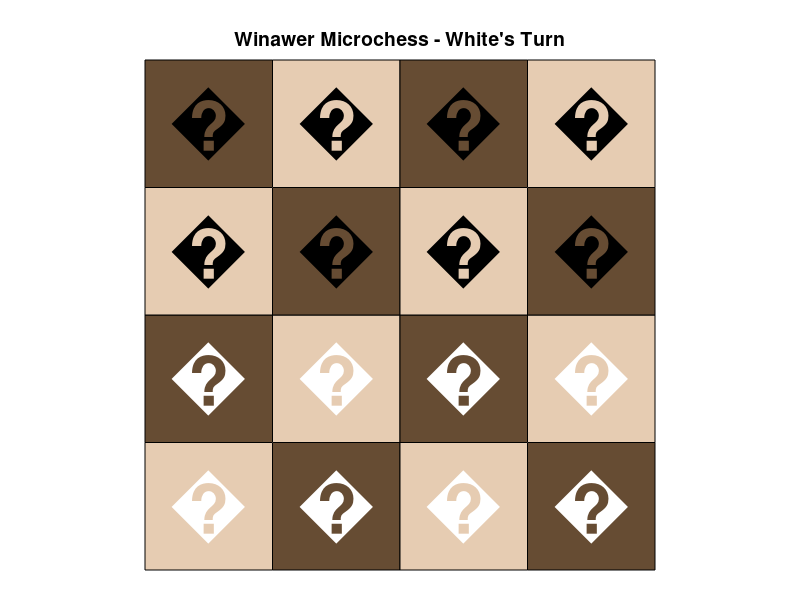

Here is the MATLAB script that generated this plot:
function winawer_microchess()
    % Winawer Microchess
    % A 4x4 chess variant
    
    % Initialize board
    % 1=Pawn, 2=Bishop, 3=Rook, 4=King, 5=Queen (for promotion)
    % Positive = White, Negative = Black
    board = zeros(4, 4);
    board(1, :) = [ 4,  2,  2,  3]; % White: King, Bishop, Bishop, Rook
    board(2, :) = [ 1,  1,  1,  1]; % White: Pawns
    board(3, :) = [-1, -1, -1, -1]; % Black: Pawns
    board(4, :) = [-4, -2, -2, -3]; % Black: King, Bishop, Bishop, Rook
    
    selected_sq = [];
    game_over = false;
    
    % Create GUI
    f = figure('Name', 'Winawer Microchess', 'NumberTitle', 'off', ...
               'MenuBar', 'none', 'ToolBar', 'none', 'Color', [0.9 0.9 0.9], ...
               'WindowButtonDownFcn', @on_click, 'Position', [300, 300, 500, 500]);
    ax = axes('Parent', f, 'Position', [0.05 0.05 0.9 0.85]);
    hold(ax, 'on');
    axis(ax, 'equal');
    axis(ax, [0.5 4.5 0.5 4.5]);
    set(ax, 'XTick', [], 'YTick', [], 'XColor', 'none', 'YColor', 'none');
    title(ax, 'Winawer Microchess - White''s Turn', 'FontSize', 14, 'FontWeight', 'bold');
    
    draw_board();
    
    % --- Callback for Mouse Clicks ---
    function on_click(~, ~)
        if game_over, return; end
        
        pt = get(ax, 'CurrentPoint');
        col = round(pt(1, 1));
        row = round(pt(1, 2));
        
        % Ensure click is within board
        if row < 1 || row > 4 || col < 1 || col > 4
            return;
        end
        
        if isempty(selected_sq)
            % Select a piece
            if sign(board(row, col)) == 1 % White piece
                selected_sq = [row, col];
                draw_board();
            end
        else
            % Attempt to move or change selection
            if sign(board(row, col)) == 1
                % Changed mind, selected a different white piece
                selected_sq = [row, col];
                draw_board();
            else
                % Try to move to the destination
                moves = get_legal_moves(board, 1);
                move_idx = find(moves(:,1)==selected_sq(1) & moves(:,2)==selected_sq(2) & ...
                                moves(:,3)==row & moves(:,4)==col, 1);
                            
                if ~isempty(move_idx)
                    % Apply valid move
                    board(row, col) = board(selected_sq(1), selected_sq(2));
                    board(selected_sq(1), selected_sq(2)) = 0;
                    
                    % Auto-promote to Queen
                    if board(row, col) == 1 && row == 4
                        board(row, col) = 5; 
                    end
                    
                    selected_sq = [];
                    draw_board();
                    
                    % Computer's Turn
                    pause(0.2); % Slight pause for realism
                    computer_move();
                else
                    % Invalid move, deselect
                    selected_sq = [];
                    draw_board();
                end
            end
        end
    end

    % --- Computer AI (Random Legal Move) ---
    function computer_move()
        moves = get_legal_moves(board, -1);
        
        if isempty(moves)
            if is_check(board, -1)
                title(ax, 'Checkmate! White Wins!', 'Color', 'b', 'FontSize', 14);
            else
                title(ax, 'Stalemate! Draw!', 'Color', 'k', 'FontSize', 14);
            end
            game_over = true;
            return;
        end
        
        % Pick a random move
        idx = randi(size(moves, 1));
        r1 = moves(idx, 1); c1 = moves(idx, 2);
        r2 = moves(idx, 3); c2 = moves(idx, 4);
        
        % Apply
        board(r2, c2) = board(r1, c1);
        board(r1, c1) = 0;
        
        % Auto-promote to Queen
        if board(r2, c2) == -1 && r2 == 1
            board(r2, c2) = -5;
        end
        
        draw_board();
        
        % Check if White is mated
        w_moves = get_legal_moves(board, 1);
        if isempty(w_moves)
            if is_check(board, 1)
                title(ax, 'Checkmate! Black Wins!', 'Color', 'r', 'FontSize', 14);
            else
                title(ax, 'Stalemate! Draw!', 'Color', 'k', 'FontSize', 14);
            end
            game_over = true;
        else
            if is_check(board, 1)
                title(ax, 'Check! White''s Turn', 'Color', 'r', 'FontSize', 14);
            else
                title(ax, 'White''s Turn', 'Color', 'k', 'FontSize', 14);
            end
        end
    end

    % --- Board Drawing ---
    function draw_board()
        cla(ax);
        light_col = [0.9 0.8 0.7];
        dark_col = [0.4 0.3 0.2];
        
        for r = 1:4
            for c = 1:4
                % Alternating colors
                if mod(r+c, 2) == 1
                    sq_color = dark_col;
                else
                    sq_color = light_col;
                end
                
                % Highlight selected square
                if ~isempty(selected_sq) && selected_sq(1)==r && selected_sq(2)==c
                    sq_color = [0.5 0.8 0.5]; % Greenish
                end
                
                rectangle(ax, 'Position', [c-0.5, r-0.5, 1, 1], 'FaceColor', sq_color, 'EdgeColor', 'k');
                
                % Draw piece
                piece = board(r, c);
                if piece ~= 0
                    sym = get_piece_symbol(piece);
                    % Choose text color based on piece color
                    if piece > 0
                        txt_col = 'w'; % White pieces
                    else
                        txt_col = 'k'; % Black pieces
                    end
                    
                    % UPDATED: Using 'FontUnits', 'normalized' to scale with the window
                    text(ax, c, r, sym, 'FontUnits', 'normalized', 'FontSize', 0.2, ...
                         'HorizontalAlignment', 'center', ...
                         'VerticalAlignment', 'middle', 'Color', txt_col, 'FontWeight', 'bold');
                end
            end
        end
    end

    function sym = get_piece_symbol(val)
        % Using standard unicode chess symbols
        switch val
            case 1,  sym = char(9823); % Pawn
            case 2,  sym = char(9821); % Bishop
            case 3,  sym = char(9820); % Rook
            case 4,  sym = char(9818); % King
            case 5,  sym = char(9819); % Queen (Promotion)
            case -1, sym = char(9823); % Pawn
            case -2, sym = char(9821); % Bishop
            case -3, sym = char(9820); % Rook
            case -4, sym = char(9818); % King
            case -5, sym = char(9819); % Queen (Promotion)
            otherwise, sym = '';
        end
    end

    % --- Move Generation Rules ---
    function moves = get_legal_moves(b, color)
        pseudo = get_pseudo_legal_moves(b, color);
        moves = [];
        for i = 1:size(pseudo, 1)
            % Simulate move
            temp_b = b;
            temp_b(pseudo(i,3), pseudo(i,4)) = temp_b(pseudo(i,1), pseudo(i,2));
            temp_b(pseudo(i,1), pseudo(i,2)) = 0;
            
            % If it doesn't leave own king in check, it's legal
            if ~is_check(temp_b, color)
                moves = [moves; pseudo(i,:)];
            end
        end
    end

    function in_check = is_check(b, color)
        % See if enemy can attack own King
        king_val = color * 4;
        [kr, kc] = find(b == king_val, 1);
        if isempty(kr)
            in_check = false; % King captured (shouldn't happen)
            return;
        end
        
        enemy_moves = get_pseudo_legal_moves(b, -color);
        in_check = false;
        if ~isempty(enemy_moves)
            % If any enemy move lands on king's square
            if any(enemy_moves(:,3) == kr & enemy_moves(:,4) == kc)
                in_check = true;
            end
        end
    end

    function moves = get_pseudo_legal_moves(b, color)
        moves = [];
        for r = 1:4
            for c = 1:4
                if sign(b(r,c)) == color
                    p_type = abs(b(r,c));
                    switch p_type
                        case 1 % Pawn
                            dir = color; % White moves up (+1), Black moves down (-1)
                            nr = r + dir;
                            if nr >= 1 && nr <= 4
                                % Forward move (only if empty)
                                if b(nr, c) == 0
                                    moves = [moves; r, c, nr, c];
                                end
                                % Captures (diagonals)
                                if c > 1 && sign(b(nr, c-1)) == -color
                                    moves = [moves; r, c, nr, c-1];
                                end
                                if c < 4 && sign(b(nr, c+1)) == -color
                                    moves = [moves; r, c, nr, c+1];
                                end
                            end
                            
                        case 2 % Bishop
                            moves = [moves; get_sliding_moves(b, r, c, color, [1,1; 1,-1; -1,1; -1,-1])];
                            
                        case 3 % Rook
                            moves = [moves; get_sliding_moves(b, r, c, color, [1,0; -1,0; 0,1; 0,-1])];
                            
                        case 5 % Queen
                            moves = [moves; get_sliding_moves(b, r, c, color, [1,1; 1,-1; -1,1; -1,-1; 1,0; -1,0; 0,1; 0,-1])];
                            
                        case 4 % King
                            dirs = [1,1; 1,-1; -1,1; -1,-1; 1,0; -1,0; 0,1; 0,-1];
                            for d = 1:8
                                nr = r + dirs(d,1); nc = c + dirs(d,2);
                                if nr >= 1 && nr <= 4 && nc >= 1 && nc <= 4
                                    if sign(b(nr,nc)) ~= color
                                        moves = [moves; r, c, nr, nc];
                                    end
                                end
                            end
                    end
                end
            end
        end
    end

    function s_moves = get_sliding_moves(b, r, c, color, dirs)
        s_moves = [];
        for d = 1:size(dirs, 1)
            nr = r + dirs(d,1);
            nc = c + dirs(d,2);
            while nr >= 1 && nr <= 4 && nc >= 1 && nc <= 4
                if b(nr,nc) == 0
                    s_moves = [s_moves; r, c, nr, nc];
                elseif sign(b(nr,nc)) == -color
                    s_moves = [s_moves; r, c, nr, nc];
                    break; % Can capture but can't move further
                else
                    break; % Blocked by own piece
                end
                nr = nr + dirs(d,1);
                nc = nc + dirs(d,2);
            end
        end
    end
end
